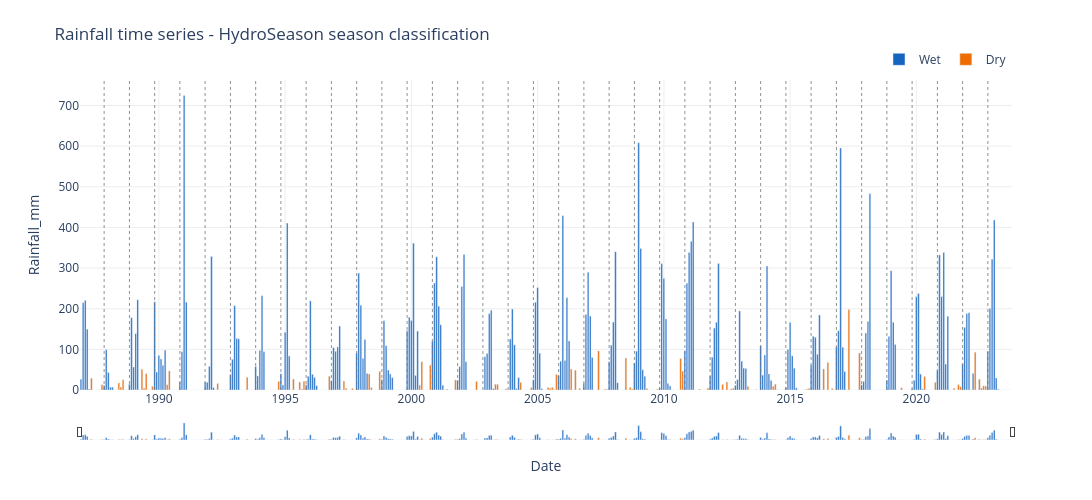

The code cell stored with this chart in its notebook:
### Markdown cell above
### 7.3 Season timeline (full record)

### Code cell
fig_tl = plot_season_timeline(
    result,
    title='Rainfall time series - HydroSeason season classification',
    width=1200,
    height=500,
)
fig_tl

### Figure 1 — Plotly figure (JSON) as saved in the notebook; plotly's stock layout.template omitted (floating-point values rounded to 4 significant figures; data arrays with more than 128 entries replaced by an {"elided": "..."} marker saying what was removed)
{"data": [{"customdata": {"elided": "221 int values"}, "hovertemplate": "<b>%{x|%b %Y}</b><br>Rainfall_mm: %{y:.1f}<br>Season: Wet<br>Hydro Year: %{customdata}<br><extra></extra>", "marker": {"color": "#1565C0"}, "name": "Wet", "type": "bar", "x": {"elided": "221 str values"}, "y": {"elided": "221 float values"}}, {"customdata": {"elided": "222 int values"}, "hovertemplate": "<b>%{x|%b %Y}</b><br>Rainfall_mm: %{y:.1f}<br>Season: Dry<br>Hydro Year: %{customdata}<br><extra></extra>", "marker": {"color": "#EF6C00"}, "name": "Dry", "type": "bar", "x": {"elided": "222 str values"}, "y": {"elided": "222 float values"}}], "layout": {"barmode": "overlay", "height": 500, "hoverlabel": {"bgcolor": "white"}, "legend": {"orientation": "h", "x": 1, "xanchor": "right", "y": 1.02, "yanchor": "bottom"}, "margin": {"b": 60, "t": 80}, "paper_bgcolor": "white", "plot_bgcolor": "white", "shapes": [{"line": {"color": "#757575", "dash": "dot", "width": 0.8}, "type": "line", "x0": "1987-11-01T00:00:00", "x1": "1987-11-01T00:00:00", "xref": "x", "y0": 0, "y1": 1, "yref": "paper"}, {"line": {"color": "#757575", "dash": "dot", "width": 0.8}, "type": "line", "x0": "1988-11-01T00:00:00", "x1": "1988-11-01T00:00:00", "xref": "x", "y0": 0, "y1": 1, "yref": "paper"}, {"line": {"color": "#757575", "dash": "dot", "width": 0.8}, "type": "line", "x0": "1989-11-01T00:00:00", "x1": "1989-11-01T00:00:00", "xref": "x", "y0": 0, "y1": 1, "yref": "paper"}, {"line": {"color": "#757575", "dash": "dot", "width": 0.8}, "type": "line", "x0": "1990-11-01T00:00:00", "x1": "1990-11-01T00:00:00", "xref": "x", "y0": 0, "y1": 1, "yref": "paper"}, {"line": {"color": "#757575", "dash": "dot", "width": 0.8}, "type": "line", "x0": "1991-11-01T00:00:00", "x1": "1991-11-01T00:00:00", "xref": "x", "y0": 0, "y1": 1, "yref": "paper"}, {"line": {"color": "#757575", "dash": "dot", "width": 0.8}, "type": "line", "x0": "1992-11-01T00:00:00", "x1": "1992-11-01T00:00:00", "xref": "x", "y0": 0, "y1": 1, "yref": "paper"}, {"line": {"color": "#757575", "dash": "dot", "width": 0.8}, "type": "line", "x0": "1993-11-01T00:00:00", "x1": "1993-11-01T00:00:00", "xref": "x", "y0": 0, "y1": 1, "yref": "paper"}, {"line": {"color": "#757575", "dash": "dot", "width": 0.8}, "type": "line", "x0": "1994-11-01T00:00:00", "x1": "1994-11-01T00:00:00", "xref": "x", "y0": 0, "y1": 1, "yref": "paper"}, {"line": {"color": "#757575", "dash": "dot", "width": 0.8}, "type": "line", "x0": "1995-11-01T00:00:00", "x1": "1995-11-01T00:00:00", "xref": "x", "y0": 0, "y1": 1, "yref": "paper"}, {"line": {"color": "#757575", "dash": "dot", "width": 0.8}, "type": "line", "x0": "1996-11-01T00:00:00", "x1": "1996-11-01T00:00:00", "xref": "x", "y0": 0, "y1": 1, "yref": "paper"}, {"line": {"color": "#757575", "dash": "dot", "width": 0.8}, "type": "line", "x0": "1997-11-01T00:00:00", "x1": "1997-11-01T00:00:00", "xref": "x", "y0": 0, "y1": 1, "yref": "paper"}, {"line": {"color": "#757575", "dash": "dot", "width": 0.8}, "type": "line", "x0": "1998-11-01T00:00:00", "x1": "1998-11-01T00:00:00", "xref": "x", "y0": 0, "y1": 1, "yref": "paper"}, {"line": {"color": "#757575", "dash": "dot", "width": 0.8}, "type": "line", "x0": "1999-11-01T00:00:00", "x1": "1999-11-01T00:00:00", "xref": "x", "y0": 0, "y1": 1, "yref": "paper"}, {"line": {"color": "#757575", "dash": "dot", "width": 0.8}, "type": "line", "x0": "2000-11-01T00:00:00", "x1": "2000-11-01T00:00:00", "xref": "x", "y0": 0, "y1": 1, "yref": "paper"}, {"line": {"color": "#757575", "dash": "dot", "width": 0.8}, "type": "line", "x0": "2001-11-01T00:00:00", "x1": "2001-11-01T00:00:00", "xref": "x", "y0": 0, "y1": 1, "yref": "paper"}, {"line": {"color": "#757575", "dash": "dot", "width": 0.8}, "type": "line", "x0": "2002-11-01T00:00:00", "x1": "2002-11-01T00:00:00", "xref": "x", "y0": 0, "y1": 1, "yref": "paper"}, {"line": {"color": "#757575", "dash": "dot", "width": 0.8}, "type": "line", "x0": "2003-11-01T00:00:00", "x1": "2003-11-01T00:00:00", "xref": "x", "y0": 0, "y1": 1, "yref": "paper"}, {"line": {"color": "#757575", "dash": "dot", "width": 0.8}, "type": "line", "x0": "2004-11-01T00:00:00", "x1": "2004-11-01T00:00:00", "xref": "x", "y0": 0, "y1": 1, "yref": "paper"}, {"line": {"color": "#757575", "dash": "dot", "width": 0.8}, "type": "line", "x0": "2005-11-01T00:00:00", "x1": "2005-11-01T00:00:00", "xref": "x", "y0": 0, "y1": 1, "yref": "paper"}, {"line": {"color": "#757575", "dash": "dot", "width": 0.8}, "type": "line", "x0": "2006-11-01T00:00:00", "x1": "2006-11-01T00:00:00", "xref": "x", "y0": 0, "y1": 1, "yref": "paper"}, {"line": {"color": "#757575", "dash": "dot", "width": 0.8}, "type": "line", "x0": "2007-11-01T00:00:00", "x1": "2007-11-01T00:00:00", "xref": "x", "y0": 0, "y1": 1, "yref": "paper"}, {"line": {"color": "#757575", "dash": "dot", "width": 0.8}, "type": "line", "x0": "2008-11-01T00:00:00", "x1": "2008-11-01T00:00:00", "xref": "x", "y0": 0, "y1": 1, "yref": "paper"}, {"line": {"color": "#757575", "dash": "dot", "width": 0.8}, "type": "line", "x0": "2009-11-01T00:00:00", "x1": "2009-11-01T00:00:00", "xref": "x", "y0": 0, "y1": 1, "yref": "paper"}, {"line": {"color": "#757575", "dash": "dot", "width": 0.8}, "type": "line", "x0": "2010-11-01T00:00:00", "x1": "2010-11-01T00:00:00", "xref": "x", "y0": 0, "y1": 1, "yref": "paper"}, {"line": {"color": "#757575", "dash": "dot", "width": 0.8}, "type": "line", "x0": "2011-11-01T00:00:00", "x1": "2011-11-01T00:00:00", "xref": "x", "y0": 0, "y1": 1, "yref": "paper"}, {"line": {"color": "#757575", "dash": "dot", "width": 0.8}, "type": "line", "x0": "2012-11-01T00:00:00", "x1": "2012-11-01T00:00:00", "xref": "x", "y0": 0, "y1": 1, "yref": "paper"}, {"line": {"color": "#757575", "dash": "dot", "width": 0.8}, "type": "line", "x0": "2013-11-01T00:00:00", "x1": "2013-11-01T00:00:00", "xref": "x", "y0": 0, "y1": 1, "yref": "paper"}, {"line": {"color": "#757575", "dash": "dot", "width": 0.8}, "type": "line", "x0": "2014-11-01T00:00:00", "x1": "2014-11-01T00:00:00", "xref": "x", "y0": 0, "y1": 1, "yref": "paper"}, {"line": {"color": "#757575", "dash": "dot", "width": 0.8}, "type": "line", "x0": "2015-11-01T00:00:00", "x1": "2015-11-01T00:00:00", "xref": "x", "y0": 0, "y1": 1, "yref": "paper"}, {"line": {"color": "#757575", "dash": "dot", "width": 0.8}, "type": "line", "x0": "2016-11-01T00:00:00", "x1": "2016-11-01T00:00:00", "xref": "x", "y0": 0, "y1": 1, "yref": "paper"}, {"line": {"color": "#757575", "dash": "dot", "width": 0.8}, "type": "line", "x0": "2017-11-01T00:00:00", "x1": "2017-11-01T00:00:00", "xref": "x", "y0": 0, "y1": 1, "yref": "paper"}, {"line": {"color": "#757575", "dash": "dot", "width": 0.8}, "type": "line", "x0": "2018-11-01T00:00:00", "x1": "2018-11-01T00:00:00", "xref": "x", "y0": 0, "y1": 1, "yref": "paper"}, {"line": {"color": "#757575", "dash": "dot", "width": 0.8}, "type": "line", "x0": "2019-11-01T00:00:00", "x1": "2019-11-01T00:00:00", "xref": "x", "y0": 0, "y1": 1, "yref": "paper"}, {"line": {"color": "#757575", "dash": "dot", "width": 0.8}, "type": "line", "x0": "2020-11-01T00:00:00", "x1": "2020-11-01T00:00:00", "xref": "x", "y0": 0, "y1": 1, "yref": "paper"}, {"line": {"color": "#757575", "dash": "dot", "width": 0.8}, "type": "line", "x0": "2021-11-01T00:00:00", "x1": "2021-11-01T00:00:00", "xref": "x", "y0": 0, "y1": 1, "yref": "paper"}, {"line": {"color": "#757575", "dash": "dot", "width": 0.8}, "type": "line", "x0": "2022-11-01T00:00:00", "x1": "2022-11-01T00:00:00", "xref": "x", "y0": 0, "y1": 1, "yref": "paper"}], "title": {"text": "Rainfall time series - HydroSeason season classification"}, "width": 1200, "xaxis": {"gridcolor": "#EEEEEE", "rangeslider": {"thickness": 0.05, "visible": true}, "showgrid": true, "title": {"text": "Date"}, "type": "date"}, "yaxis": {"gridcolor": "#EEEEEE", "showgrid": true, "title": {"text": "Rainfall_mm"}}}}
